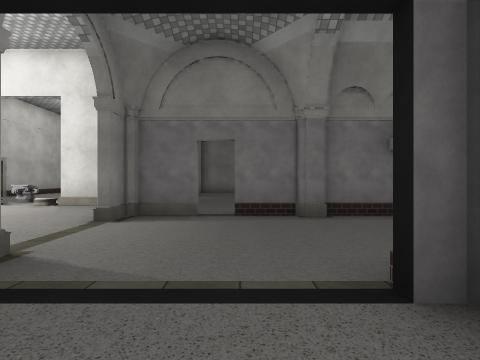
view 1 (above)

18 first-person views from a walk through a scene from a Unity 3-D project. The camera is 1.4 m above the floor, looks level and sees 85° across. Doors are open. The floor is counted in squares, 2 m on a side. Each view is taken from the middle of a square. On the plan, view 1 faces up. The plan holds only what a view shows up to about 9 squares ahead; the rest is blank. The player character is not drawn. Some surface patterns are stand-ins.

view 2
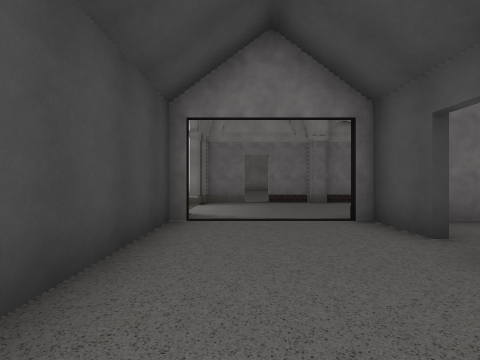

view 3
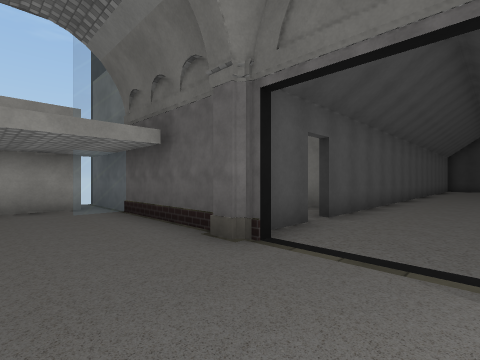

view 4
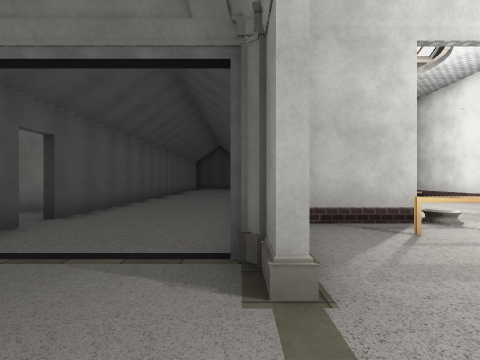

view 5
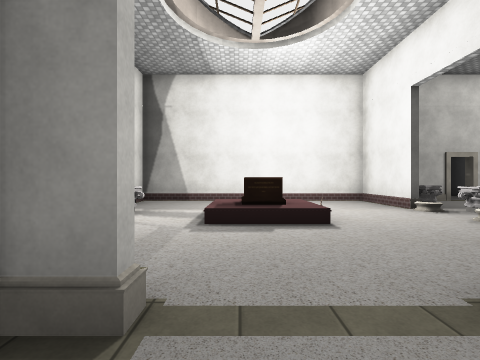

view 6
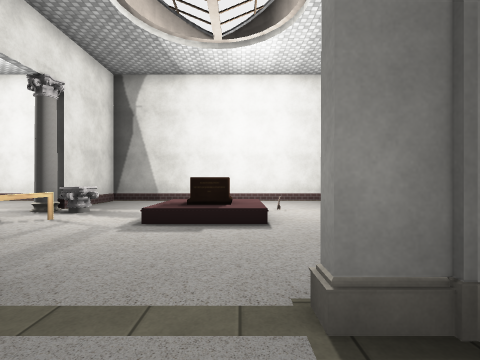

view 7
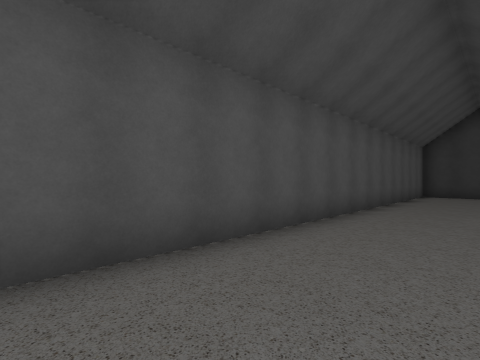

view 8
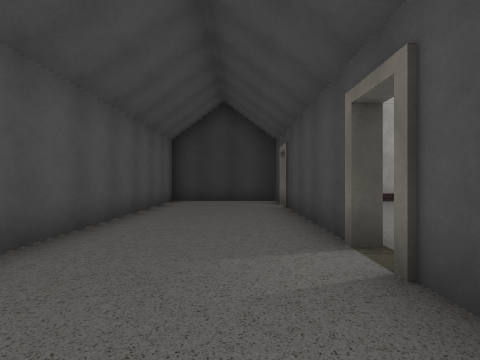

view 9
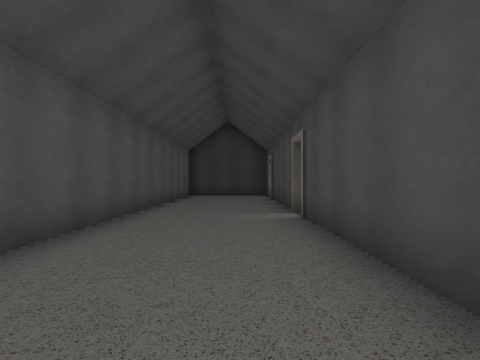

view 10
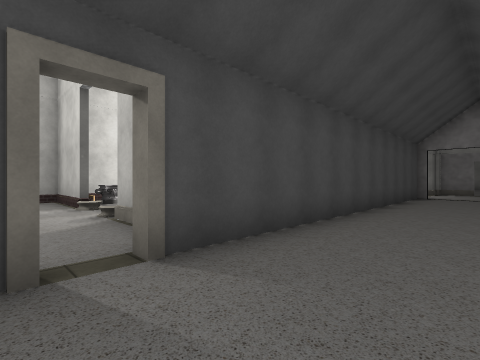

view 11
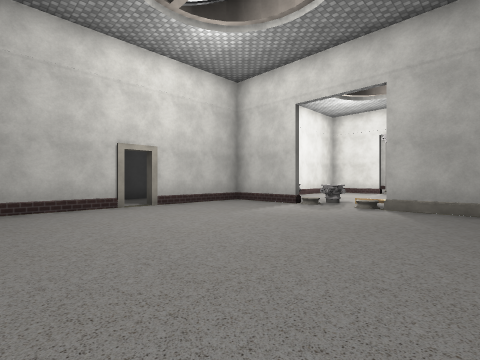

view 12
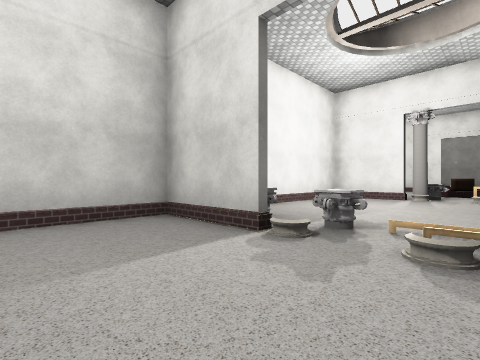

view 13
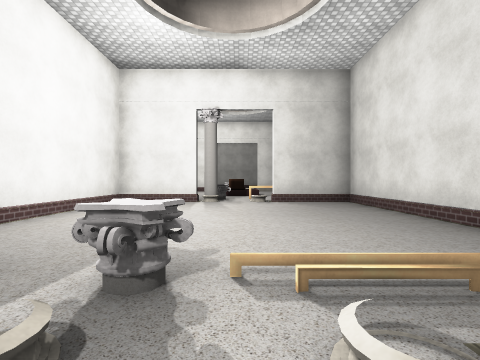

view 14
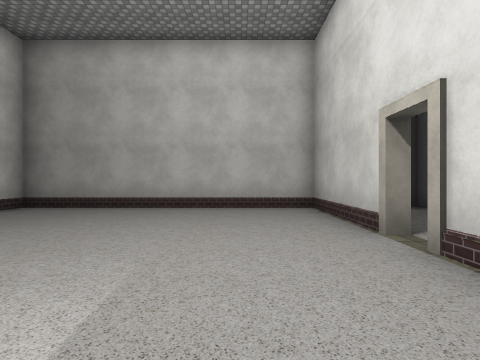

view 15
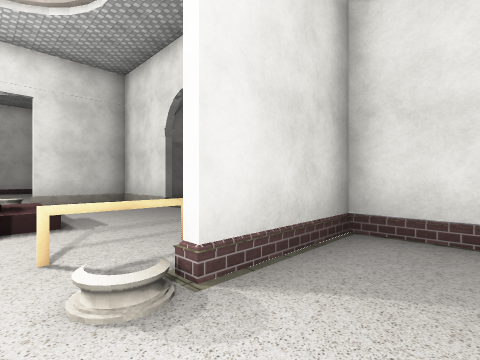

view 16
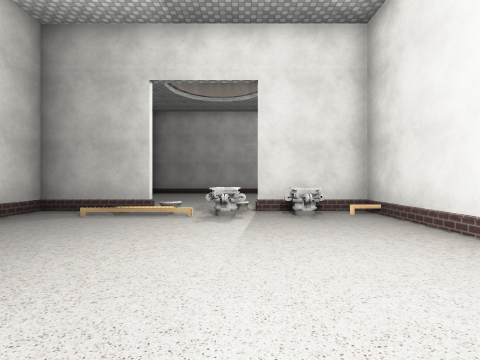

view 17
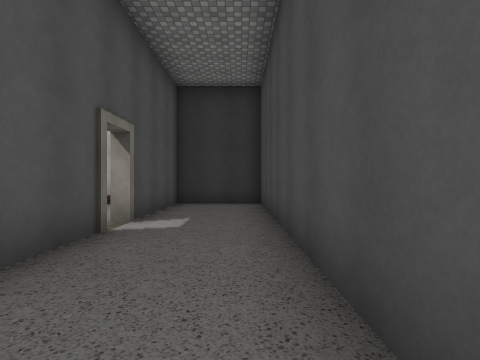

view 18
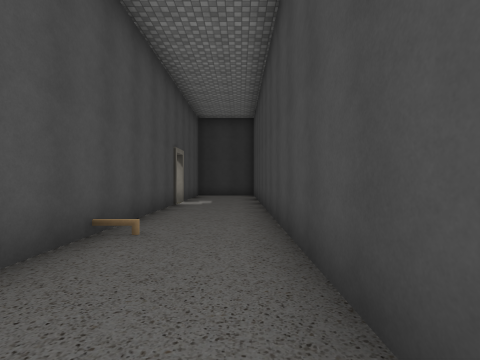

### Floor plan
Key: @ floor where view 1 was taken; # wall or solid block; x gap in a wall; . floor; / step, stairs or slope; D open door; = window, fence, low wall or low ledge; ^ raised ledge; O other object.
Columns run from 13 left of view 1 to 6 right of it. Each row starts with its distance up from view 1.
 11    x
 10    x.
  9    #.
  8    # ^^..   ..
  7    ###...###..
  6    #.......#..
  5    #..O....######
  4    #  ///..........#
  3    #  /^/.D........#
  2    #......D#..####=#
  1    #..=#O..#..#
  0    ##### ###.@#
 -1    #.......#..#
 -2    #.......#..##
 -3    #.......#...#
 -4  . #.......#...#
 -5 #..#.......#...#
 -6 #..#.......#...#
 -7 #..#.^^.O..#...#
 -8 #..####..###...#
 -9 #..#.......x...#
-10 #..#.......x...#
-11 #..#.......#...#
-12 #..........#...#
-13 #..#.......#...#
-14 #..#...........#
-15 #..#.......#...#
-16 ################

Where each view was taken, in squares from view 1:
view 1: 0 up, 0 right, facing up
view 2: 3 down, 1 left, facing up
view 3: 4 up, 1 left, facing down-right
view 4: 4 up, 2 left, facing down
view 5: 3 up, 1 left, facing left
view 6: 4 up, 1 left, facing left
view 7: 3 down, 1 left, facing down-right
view 8: 7 down, 1 left, facing down
view 9: 4 down, 1 left, facing down
view 10: 10 down, 0 right, facing up-left
view 11: 15 down, 3 left, facing up-left
view 12: 11 down, 5 left, facing up-left
view 13: 9 down, 6 left, facing up
view 14: 9 down, 8 left, facing down
view 15: 2 down, 6 left, facing up-right
view 16: 2 down, 7 left, facing down
view 17: 8 down, 12 left, facing down
view 18: 4 down, 12 left, facing down
